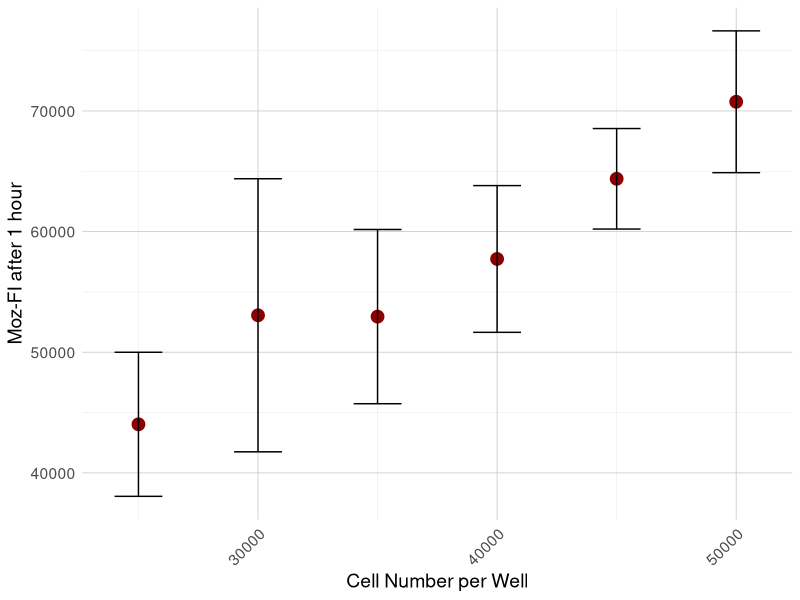

R code for this plot:
# Pakete laden
library(readxl)
library(dplyr)
library(tidyr)
library(ggplot2)
library(patchwork)

number <- c(25000,	30000,	35000, 40000, 45000, 50000)
avgFI <- c(44027.14286, 53063.57143, 52953, 57731.57143, 64376.28571, 70759.71429)
SD <- c(5970.511827, 11318.77879, 7220.033264, 6082.40503, 4165.641476,  5876.400903)

# Data Frame erstellen
df <- data.frame(
  number = number,
  avgFI = avgFI,
  SD = SD
)

# Plot
ggplot(df, aes(x = number, y = avgFI)) +
  geom_point(color = "darkred", size = 4) +
  geom_errorbar(aes(ymin = avgFI - SD, ymax = avgFI + SD),
                width = 2000, color = "black") +
  labs(
    x = "Cell Number per Well",
    y = "Moz-FI after 1 hour"
  ) +
  theme_minimal() +
  theme(
    text = element_text(size = 14),
    axis.text.x = element_text(angle = 45, hjust = 1),
    panel.grid.major = element_line(color = "gray80", linewidth = 0.3),
    panel.grid.minor = element_line(color = "gray90", linewidth = 0.15)
  )
